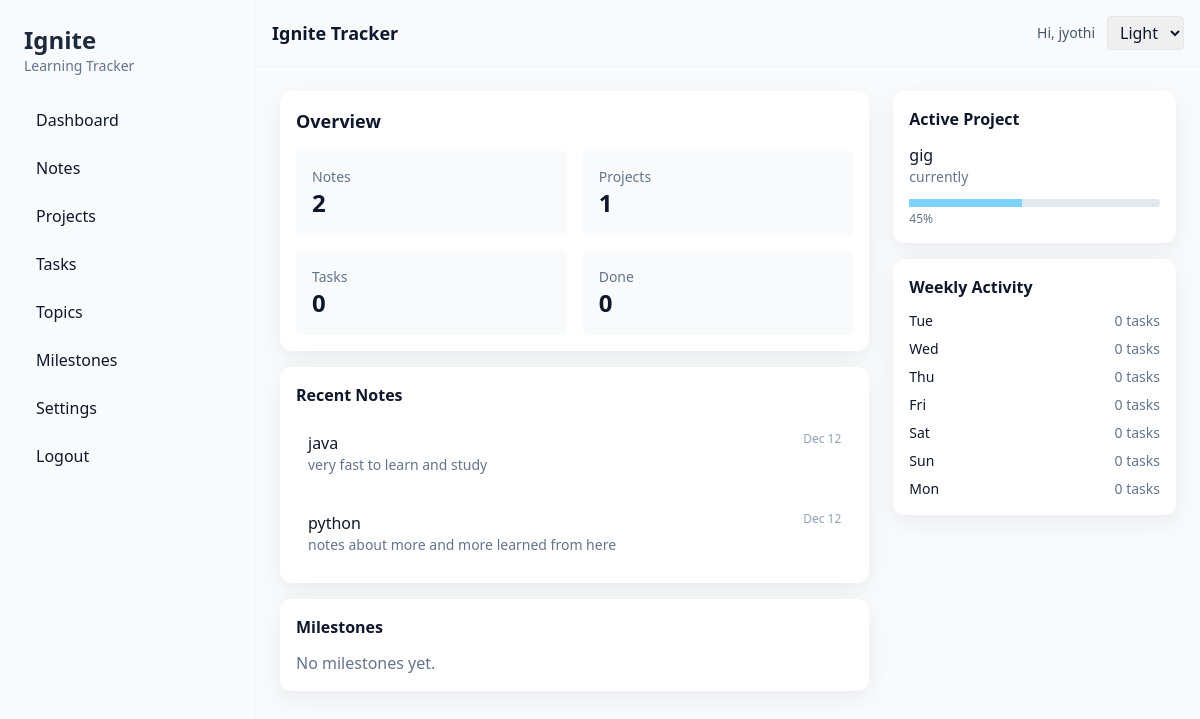
The app's page / (signed in) with its own data.
### tracker/models.py (models this page shows, shortened)
class Note(models.Model):
    user = models.ForeignKey(settings.AUTH_USER_MODEL, on_delete=models.CASCADE, related_name='notes')
    title = models.CharField(max_length=200)
    content = models.TextField(blank=True)
    tags = models.CharField(max_length=300, blank=True, help_text='Comma-separated tags')
    created_at = models.DateTimeField(auto_now_add=True)
    updated_at = models.DateTimeField(auto_now=True)

class Project(models.Model):
    user = models.ForeignKey(settings.AUTH_USER_MODEL, on_delete=models.CASCADE, related_name='projects')
    title = models.CharField(max_length=200)
    description = models.TextField(blank=True)
    tech_stack = models.CharField(max_length=300, blank=True, help_text='Comma-separated')
    progress = models.PositiveSmallIntegerField(default=0)
    demo_url = models.URLField(blank=True)
    repo_url = models.URLField(blank=True)
    deadline = models.DateField(null=True, blank=True)
    created_at = models.DateTimeField(auto_now_add=True)

### tracker/views.py (the view)
# urls.py: path('', views.dashboard, name='dashboard'),
@login_required
def dashboard(request):
    user = request.user
    notes = Note.objects.filter(user=user).order_by('-updated_at')[:6]
    projects = Project.objects.filter(user=user).order_by('-created_at')
    tasks = Task.objects.filter(user=user)
    milestones = Milestone.objects.filter(user=user).order_by('-date')[:5]
    stats = {
        'notes': Note.objects.filter(user=user).count(),
        'projects': projects.count(),
        'tasks': tasks.count(),
        'done_tasks': tasks.filter(status='done').count(),
    }
    today = timezone.now().date()
    week = []
    for i in range(6, -1, -1):
        day = today - timezone.timedelta(days=i)
        cnt = Task.objects.filter(user=user, created_at__date=day).count()
        week.append({'day': day.strftime('%a'), 'value': cnt})
    return render(request, 'tracker/dashboard.html', {'notes': notes, 'projects': projects, 'milestones': milestones, 'stats': stats, 'week': week})

### templates/tracker/dashboard.html
{% extends "base.html" %}
{% block content %}
<div class="grid grid-cols-1 lg:grid-cols-3 gap-6">
  <div class="lg:col-span-2 space-y-4">
    <div class="card">
      <h2 class="text-lg font-semibold">Overview</h2>
      <div class="grid grid-cols-2 gap-4 mt-4">
        <div class="p-4 bg-slate-50 rounded">
          <div class="text-sm text-slate-500">Notes</div>
          <div class="text-2xl font-bold">{{ stats.notes }}</div>
        </div>
        <div class="p-4 bg-slate-50 rounded">
          <div class="text-sm text-slate-500">Projects</div>
          <div class="text-2xl font-bold">{{ stats.projects }}</div>
        </div>
        <div class="p-4 bg-slate-50 rounded">
          <div class="text-sm text-slate-500">Tasks</div>
          <div class="text-2xl font-bold">{{ stats.tasks }}</div>
        </div>
        <div class="p-4 bg-slate-50 rounded">
          <div class="text-sm text-slate-500">Done</div>
          <div class="text-2xl font-bold">{{ stats.done_tasks }}</div>
        </div>
      </div>
    </div>
    <div class="card">
      <h3 class="font-semibold">Recent Notes</h3>
      <div class="mt-3 space-y-3">
        {% for note in notes %}
          <div class="p-3 bg-white dark:bg-slate-800 rounded">
            <div class="flex justify-between">
              <div>
                <div class="font-medium">{{ note.title }}</div>
                <div class="text-sm text-slate-500">{{ note.content|truncatechars:140 }}</div>
              </div>
              <div class="text-xs text-slate-400">{{ note.updated_at|date:"M d" }}</div>
            </div>
          </div>
        {% empty %}
          <div class="text-slate-500">No notes yet.</div>
        {% endfor %}
      </div>
    </div>
    <div class="card">
      <h3 class="font-semibold">Milestones</h3>
      <div class="mt-3 space-y-2">
        {% for m in milestones %}
          <div class="p-3 bg-white dark:bg-slate-800 rounded flex justify-between">
            <div>
              <div class="font-medium">{{ m.title }}</div>
              <div class="text-sm text-slate-500">{{ m.description }}</div>
            </div>
            <div class="text-xs text-slate-400">{{ m.date }}</div>
          </div>
        {% empty %}
          <div class="text-slate-500">No milestones yet.</div>
        {% endfor %}
      </div>
    </div>
  </div>
  <aside class="space-y-4">
    <div class="card">
      <h3 class="font-semibold">Active Project</h3>
      {% with p=projects.first %}
        {% if p %}
          <div class="mt-3">
            <div class="font-medium">{{ p.title }}</div>
            <div class="text-sm text-slate-500">{{ p.description|truncatechars:120 }}</div>
            <div class="mt-3">
              <div class="w-full h-2 bg-slate-200 rounded">
                <div style="width:{{ p.progress }}%" class="h-full bg-sky-300"></div>
              </div>
              <div class="text-xs text-slate-500 mt-1">{{ p.progress }}%</div>
            </div>
          </div>
        {% else %}
          <div class="text-slate-500 mt-2">No active project yet.</div>
        {% endif %}
      {% endwith %}
    </div>
    <div class="card">
      <h3 class="font-semibold">Weekly Activity</h3>
      <div class="mt-3">
        {% for d in week %}
          <div class="flex items-center justify-between text-sm mt-2">
            <div>{{ d.day }}</div>
            <div class="text-slate-500">{{ d.value }} tasks</div>
          </div>
        {% endfor %}
      </div>
    </div>
  </aside>
</div>
{% endblock %}

### templates/base.html (shortened to what this page needs)
<!doctype html>
<html lang="en">
  <head>
    <script src="https://cdn.tailwindcss.com"></script>
  </head>
  <body class="antialiased bg-slate-50 text-slate-900 {% if request.session.theme == 'dark' %}dark{% endif %}">
    <div class="min-h-screen flex">
      <aside class="w-64 p-6 border-r border-slate-100 hidden md:block">
        <a href="{% url 'tracker:dashboard' %}" class="block mb-6">
          <h1 class="text-2xl font-bold text-slate-800">Ignite</h1>
          <p class="text-sm text-slate-500">Learning Tracker</p>
        </a>
        {% if user.is_authenticated %}
        <nav class="space-y-2">
          <a href="{% url 'tracker:dashboard' %}" class="flex items-center gap-3 px-3 py-2 rounded-md hover:bg-slate-100">
            Dashboard
          </a>
          <a href="{% url 'tracker:notes_list' %}" class="flex items-center gap-3 px-3 py-2 rounded-md hover:bg-slate-100">Notes</a>
          <a href="{% url 'tracker:projects_list' %}" class="flex items-center gap-3 px-3 py-2 rounded-md hover:bg-slate-100">Projects</a>
          <a href="{% url 'tracker:tasks' %}" class="flex items-center gap-3 px-3 py-2 rounded-md hover:bg-slate-100">Tasks</a>
          <a href="{% url 'tracker:topics_list' %}" class="flex items-center gap-3 px-3 py-2 rounded-md hover:bg-slate-100">Topics</a>
          <a href="{% url 'tracker:milestones_list' %}" class="flex items-center gap-3 px-3 py-2 rounded-md hover:bg-slate-100">Milestones</a>
          <a href="{% url 'tracker:settings' %}" class="flex items-center gap-3 px-3 py-2 rounded-md hover:bg-slate-100">Settings</a>
          <a href="{% url 'logout' %}" class="flex items-center gap-3 px-3 py-2 rounded-md hover:bg-slate-100">Logout</a>
        </nav>
        {% else %}
        <nav>
          <a href="{% url 'login' %}" class="block px-3 py-2 rounded-md hover:bg-slate-100">Login</a>
          <a href="{% url 'register' %}" class="block px-3 py-2 rounded-md hover:bg-slate-100">Register</a>
        </nav>
        {% endif %}
      </aside>
      <div class="flex-1">
        <header class="flex items-center justify-between p-4 border-b border-slate-100">
          <div>
            <span class="text-lg font-semibold">Ignite Tracker</span>
          </div>
          <div class="flex items-center gap-3">
            {% if user.is_authenticated %}
              <span class="text-sm text-slate-600">Hi, {{ user.username }}</span>
            {% endif %}
            <form method="post" action="{% url 'tracker:settings' %}">
              <select name="theme" onchange="this.form.submit()" class="border rounded px-2 py-1">
                <option value="light" {% if request.session.theme == 'light' %}selected{% endif %}>Light</option>
              </select>
            </form>
          </div>
        </header>
        <main class="p-6">
          <div class="max-w-6xl mx-auto">
            {% block content %}{% endblock %}
          </div>
        </main>
      </div>
    </div>
  </body>
</html>

### templates/base.html (style rules this page uses)
.card { background-color: #ffffff; color: #0f172a; border-radius: 0.75rem; box-shadow: 0 8px 24px rgba(15, 23, 42, 0.06); padding: 1rem; }
.card * { color: inherit; }

### records on screen
Note: title "java", content "very fast to learn and study", updated_at "Dec 12"
Note: title "python", content "notes about more and more learned from here", updated_at "Dec 12"
Project: title "gig", description "currently", progress "45"

### other values on screen
{{ user.username }} "jyothi"
{{ stats.notes }} "2"
{{ stats.projects }} "1"
{{ stats.tasks }} "0"
{{ stats.done_tasks }} "0"
{{ d.day }} "Tue" "Wed" "Thu" "Fri" "Sat" "Sun" "Mon"
{{ d.value }} "0" "0" "0" "0" "0" "0" "0"
